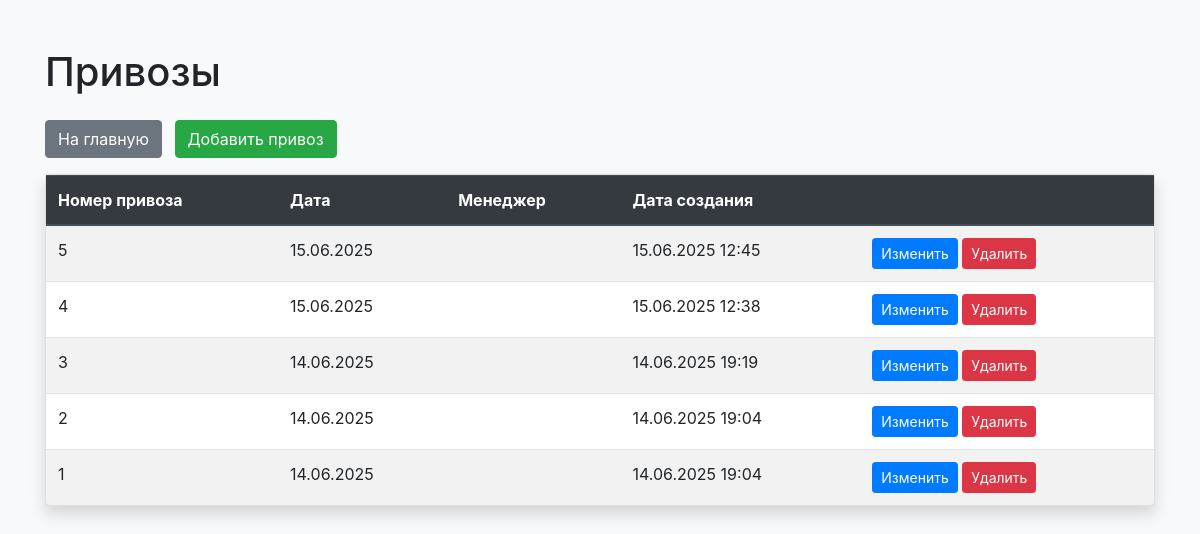
Screenshot of /core/deliveries/ with the database file from the repository.
### core/models.py (models this page shows, shortened)
class Delivery(models.Model):
    id = models.AutoField(primary_key=True, verbose_name="Номер привоза")
    date = models.DateField(verbose_name="Дата привоза", auto_now_add=True)
    created_by = models.ForeignKey(User, on_delete=models.PROTECT, verbose_name="Менеджер")
    created_at = models.DateTimeField(auto_now_add=True, verbose_name="Дата создания")
    updated_at = models.DateTimeField(auto_now=True, verbose_name="Дата обновления")
    class Meta:
        verbose_name = "Привоз"
        verbose_name_plural = "Привозы"
        ordering = ['-date', '-created_at']

### core/views.py (the view)
# urls.py: path('deliveries/', views.deliveries_list, name='deliveries_list'),
def deliveries_list(request):
    from .models import Delivery
    deliveries = Delivery.objects.all().order_by('-created_at')
    return render(request, 'deliveries_list.html', {'deliveries': deliveries})

### templates/deliveries_list.html (shortened to what this page needs)
<!DOCTYPE html>
<html lang="ru">
<head>
    <link rel="stylesheet" href="https://stackpath.bootstrapcdn.com/bootstrap/4.5.2/css/bootstrap.min.css">
</head>
<body class="bg-light">
    <div class="container py-5">
        <h1 class="mb-4">Привозы</h1>
        <a href="/" class="btn btn-secondary mb-3">На главную</a>
        <a href="/core/deliveries/add/" class="btn btn-success mb-3 ml-2">Добавить привоз</a>
        <div class="card shadow">
            <div class="card-body p-0">
                <table class="table table-striped mb-0">
                    <thead class="thead-dark">
                        <tr>
                            <th>Номер привоза</th>
                            <th>Дата</th>
                            <th>Менеджер</th>
                            <th>Дата создания</th>
                            <th></th>
                        </tr>
                    </thead>
                    <tbody>
                        {% for delivery in deliveries %}
                        <tr>
                            <td>{{ delivery.id }}</td>
                            <td>{{ delivery.date|date:'d.m.Y' }}</td>
                            <td>{{ delivery.created_by.get_full_name }}</td>
                            <td>{{ delivery.created_at|date:'d.m.Y H:i' }}</td>
                            <td>
                                <a href="/core/deliveries/{{ delivery.id }}/edit/" class="btn btn-sm btn-primary">Изменить</a>
                                <a href="/core/deliveries/{{ delivery.id }}/delete/" class="btn btn-sm btn-danger">Удалить</a>
                            </td>
                        </tr>
                        {% empty %}
                        <tr><td colspan="5" class="text-center">Нет привозов</td></tr>
                        {% endfor %}
                    </tbody>
                </table>
            </div>
        </div>
    </div>
</body>
</html>

### rows the page displays
Delivery: id "5", date "15.06.2025", created_at "15.06.2025 12:45"
Delivery: id "4", date "15.06.2025", created_at "15.06.2025 12:38"
Delivery: id "3", date "14.06.2025", created_at "14.06.2025 19:19"
Delivery: id "2", date "14.06.2025", created_at "14.06.2025 19:04"
Delivery: id "1", date "14.06.2025", created_at "14.06.2025 19:04"
